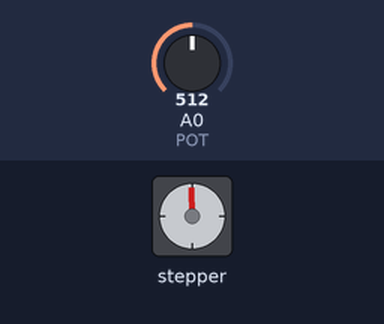
This sketch was run on a simulated Arduino Uno, built with avr-gcc and run on an emulated ATmega328P. On the bench: stepper motor. Wiring (inferred from the names in the program): stepper motor driver (200 steps per turn assumed): step pin 3; direction pin 2; enable pin 8. The inputs (shaded band) are chosen by the test bench; at power-on: A0 (POT) = 512.

Above: at 0.15 s.
At 10.06 s:
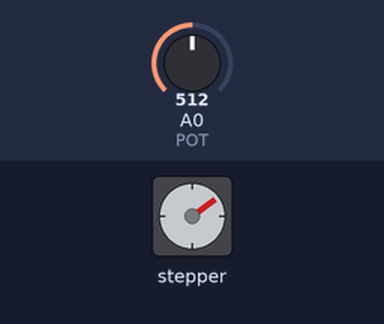
At 19.98 s:
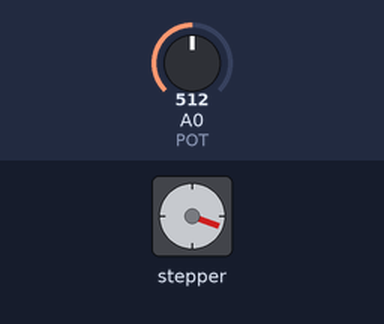
At 39.82 s:
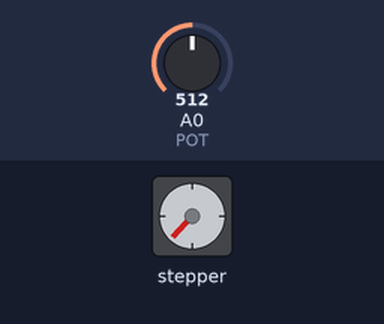
Timing chart, 0 to 40.0 s (numbered marks = the images above):
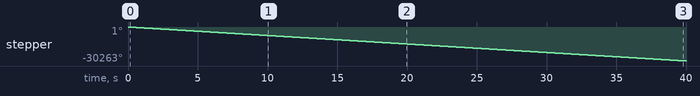

The sketch:

test_shagovik.ino
```cpp
// пины для подключения контактов STEP, DIR
#define STEP 3
int DIR = 2;
// для регулировки скорости - пин потенциометра
#define POT A0
// для кнопки
#define BUTTON 9
// для включения/выключения
#define EN 8

// количество шагов на 1 оборот
#define ROUND 200

// скорость двигателя
#define SPEED 1

// массив пинов для MS1,MS2,MS3
int pins_steps[] = {7, 6, 5};
int steps[5][3] = {
  {0, 0, 0}, // 1
  {1, 0, 0}, // 1/2
  {0, 1, 0}, // 1/4
  {1, 1, 0}, // 1/8
  {1, 1, 1} // 1/16
};

// для кнопки
int prevB = 0;
int tekB = 0;

boolean movement = false;

void setup() {
  // режим для выводов STEP и DIR как
  pinMode(STEP, OUTPUT);
  pinMode(DIR, OUTPUT);
  // начальные значения
  digitalWrite(STEP, 1);
  digitalWrite(DIR, 0);
  // режим для enable
  pinMode(EN, OUTPUT);
  // не разрешать
  digitalWrite(EN, 1);
  // для MS1,MS2,MS3
  for (int i = 0; i < 3; i++) {
  pinMode(pins_steps[i], OUTPUT);
  }
}

void loop() {
  // получить режим микрошага
  //digitalWrite(DIR, 0);
  int mode = map(analogRead(POT), 0, 1024, 0, 5);
  mode = 0; // [0, 4] <==
  // установить
  for (int i = 0; i < 3; i++) {
    digitalWrite(pins_steps[i], steps[mode][i]);
  }
  // сделать 1 оборот
  if (movement == true) {
    digitalWrite(STEP, 1);
    delay(SPEED);
    digitalWrite(STEP, 0);
    delay(SPEED);
  }
  movement = !movement; digitalWrite(EN, !movement);
}
```

Measured:
- by itself, stepper: keeps turning counter-clockwise at about 757°/s
